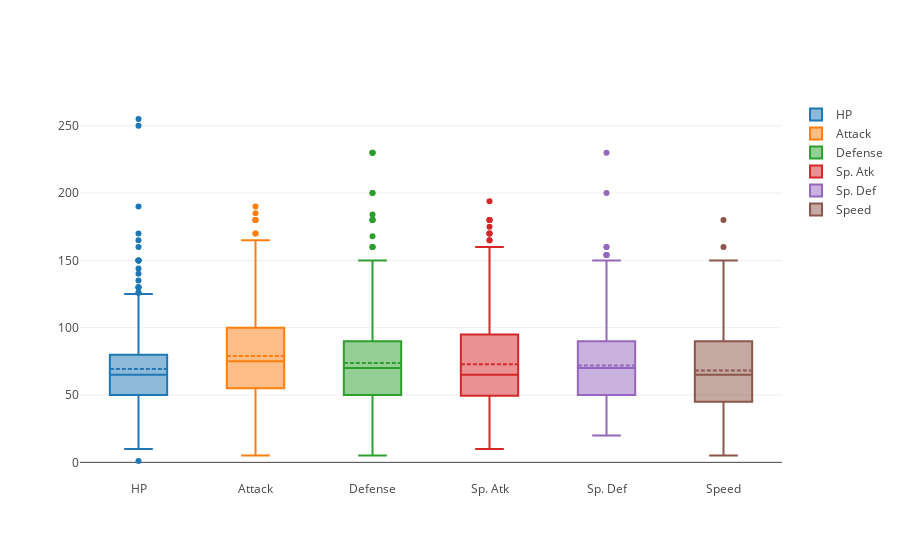

Source (notebook cell):
### Code cell
trace0 = go.Box(y=data["HP"],name="HP", boxmean=True)
trace1 = go.Box(y=data["Attack"],name="Attack", boxmean=True)
trace2 = go.Box(y=data["Defense"],name="Defense", boxmean=True)
trace3 = go.Box(y=data["Sp. Atk"],name="Sp. Atk", boxmean=True)
trace4 = go.Box(y=data["Sp. Def"],name="Sp. Def", boxmean=True)
trace5 = go.Box(y=data["Speed"],name="Speed", boxmean=True)
dat = [trace0, trace1, trace2,trace3, trace4, trace5]
iplot(dat)

### Figure 1 — Plotly figure (JSON) as saved in the notebook; plotly's stock layout.template omitted (floating-point values rounded to 4 significant figures; data arrays with more than 128 entries replaced by an {"elided": "..."} marker saying what was removed)
{"data": [{"boxmean": true, "name": "HP", "type": "box", "uid": "b3a64288-e764-4cf9-817e-b310afa498f8", "y": {"elided": "800 int values"}}, {"boxmean": true, "name": "Attack", "type": "box", "uid": "737d451a-2abb-40d7-aea4-bb5943c704db", "y": {"elided": "800 int values"}}, {"boxmean": true, "name": "Defense", "type": "box", "uid": "0bf1fff3-8fd5-428e-8263-3b451ff3f6ff", "y": {"elided": "800 int values"}}, {"boxmean": true, "name": "Sp. Atk", "type": "box", "uid": "4a121955-c24d-4de7-a96e-fb249a698a45", "y": {"elided": "800 int values"}}, {"boxmean": true, "name": "Sp. Def", "type": "box", "uid": "d50158d7-5cea-42d0-8862-67db08e1a799", "y": {"elided": "800 int values"}}, {"boxmean": true, "name": "Speed", "type": "box", "uid": "2c6251af-1401-48fe-bf79-222595504305", "y": {"elided": "800 int values"}}], "layout": {}}
